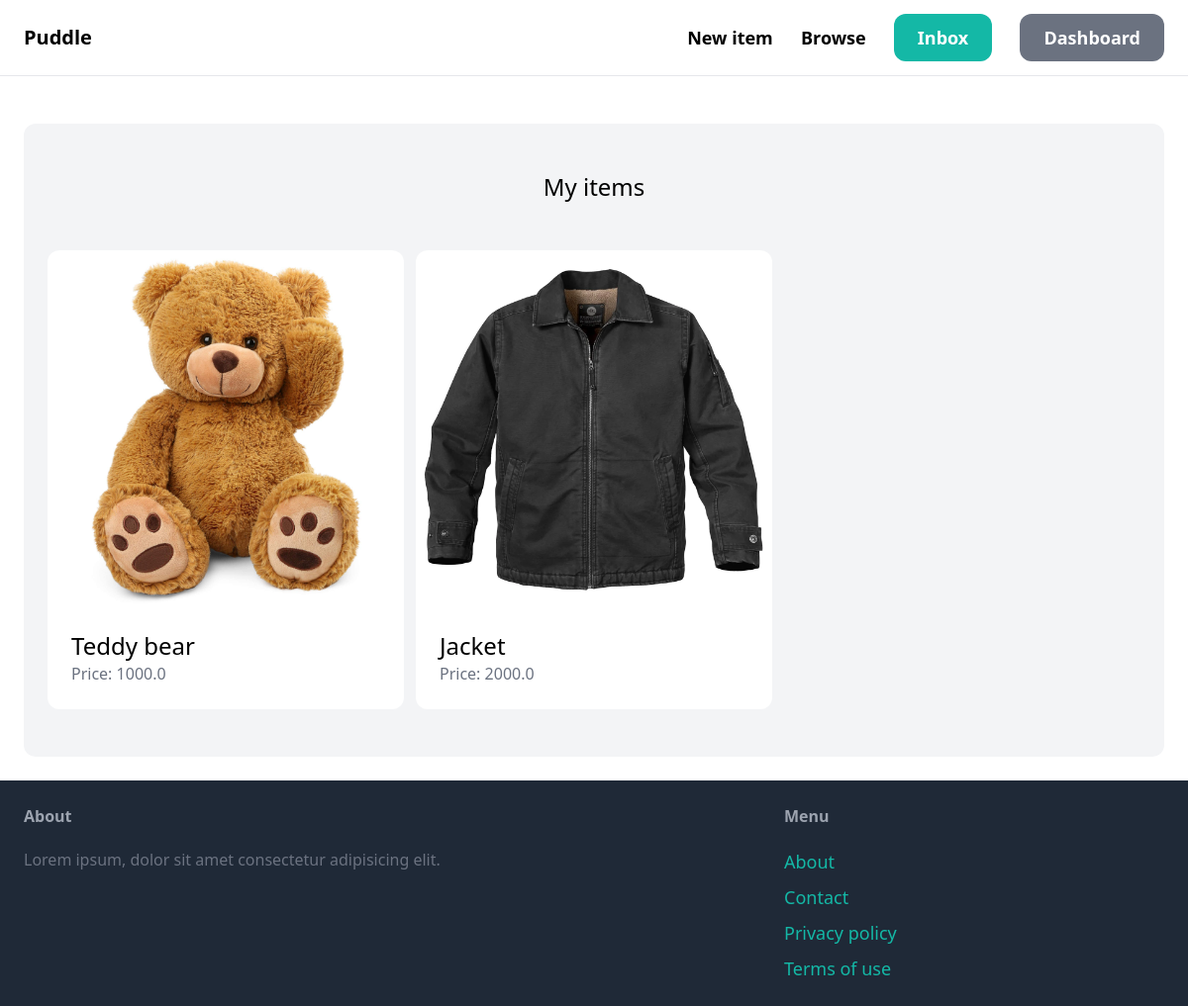
The page /dashboard/ (signed in) on the database its author committed.
### item/models.py (models this page shows, shortened)
class Item(models.Model):
    category = models.ForeignKey(Category, related_name='items', on_delete=models.CASCADE)
    name = models.CharField(max_length=255)
    description = models.TextField(blank=True, null=True)
    price = models.FloatField()
    image = models.ImageField(upload_to='items_images', blank=True, null=True)
    is_sold = models.BooleanField(default=False)
    created_by = models.ForeignKey(User, related_name='items', on_delete=models.CASCADE)
    created_at = models.DateTimeField(auto_now_add=True)

### dashboard/views.py (the view)
# urls.py: path('', views.index, name='index'),
@login_required
def index(request):
    items = Item.objects.filter(created_by=request.user)
    return render(request, 'dashboard/index.html', {
        'items': items,
    })

### dashboard/templates/dashboard/index.html (shortened to what this page needs)
{% extends 'core/base.html' %}
{% block content %}
    <div class="mt-6 px-6 py-12 bg-gray-100 rounded-xl">
        <h2 class="mb-12 text-2xl text-center">My items</h2>
        <div class="grid grid-cols-3 gap-3">
            {% for item in items %}
                <div>
                    <a href="{% url 'item:detail' item.id %}">
                        <div>
                            <img src="{{item.image.url}}" class="rounded-t-xl">
                        </div>
                        <div class="p-6 bg-white rounded-b-xl">
                            <h2 class="text-2xl">{{ item.name }}</h2>
                            <p class="text-gray-500">Price: {{ item.price }}</p>
                        </div>
                    </a>
                </div>
            {% endfor %}
        </div>
    </div>
{% endblock %}

### rows shown on the page
Item: image (picture), name "Teddy bear", price "1000.0"
Item: image (picture), name "Jacket", price "2000.0"
